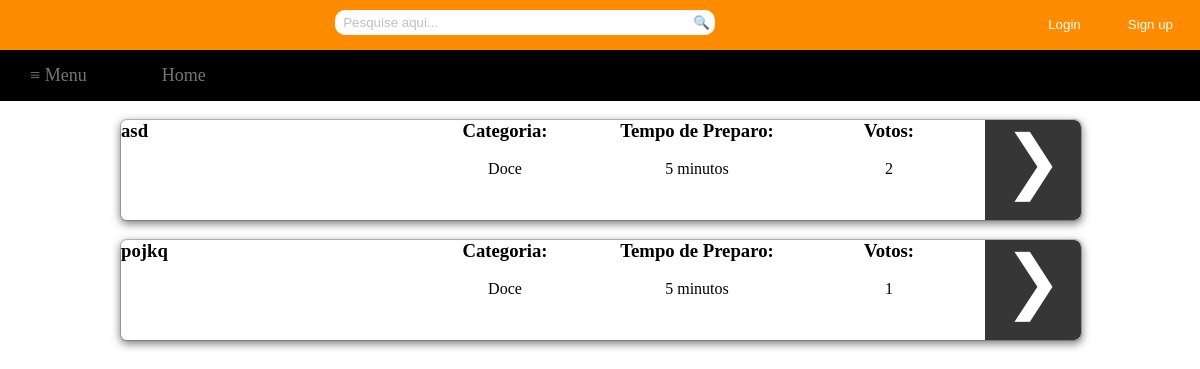
Page /TEX2/Recipes/doces.php on the earlier database version.
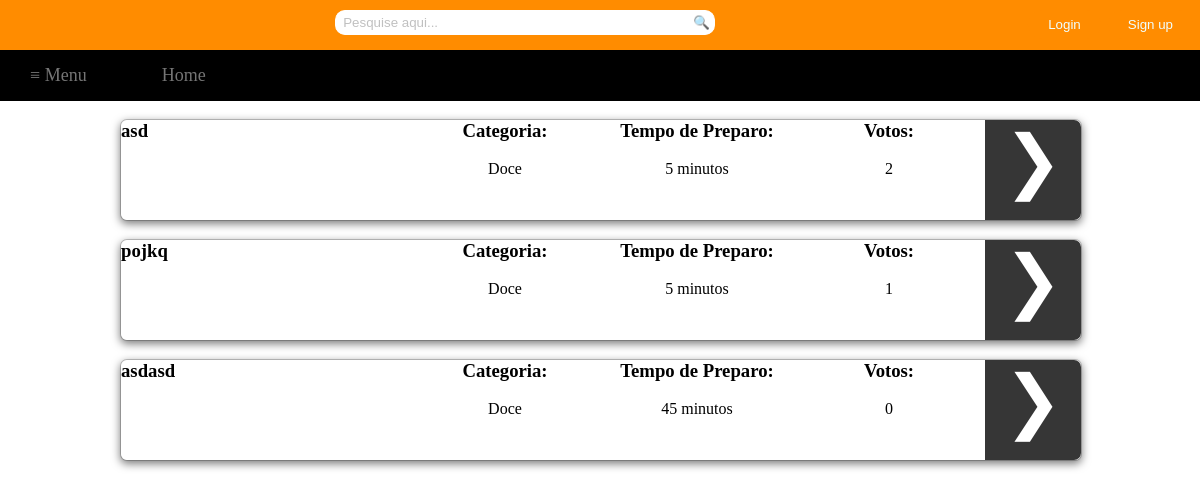
Same page on the later database version.
### tables this page shows
CREATE TABLE `receita` (
  `codReceita` int(11) NOT NULL,
  `nomeReceita` varchar(255) DEFAULT NULL,
  `ingredientes` text,
  `modoPreparo` text,
  `codCategoria` int(11) DEFAULT NULL,
  `codTempo` int(11) DEFAULT NULL,
  `codUsuario` int(11) DEFAULT NULL,
  `totalVotos` int(11) NOT NULL
);

CREATE TABLE `categoria` (
  `codCategoria` int(11) NOT NULL,
  `descCategoria` varchar(255) DEFAULT NULL
);

CREATE TABLE `tempo` (
  `codTempo` int(11) NOT NULL,
  `descTempo` varchar(255) DEFAULT NULL
);

### TEX2/Recipes/doces.php (the view, shortened to what this page needs)
<html>
	<head>
		<link rel="stylesheet" type="text/css" href="../Style/style.css">
		<link rel="stylesheet" type="text/css" href="../Style/receitas.css">
	</head>
	<body>
		<div id="container">
			<div id="topbar">
				<?php
					if(!empty($_COOKIE['login']))
					{
						$name=$_COOKIE['login'];
						echo "<div id='sair'><input type='button' value='Sair' name='sair' onclick='location.href=&quot;../logout.php&quot;'/></div>";
						echo "<div id='bem-vindo'>Seja bem-vindo, $name</div>";
					}
					else
					{
						echo "<div id='btn2'><input type='button' value='Sign up' name='modal' href='#dialog2'/></div> ";
						echo "<div id='btn'><input type='button' value='Login' href='#dialog1' name='modal' /></div>";
					}
				?>
				<div id="search">
					<form method="post" action="../pesquisa.php">
						<div>
							<input type="search" class="searchbox" name="pesquisa" placeholder="  Pesquise aqui...">
							<a href="#">
								<button type="submit" name="submit" class="searchbox1">&#x1f50d;</button>
							</a>
						</div>
					</form>
				</div>
			</div>
			<div id="navbar">
				<?php
					if(!empty($_COOKIE['login']))
					{
						echo "<nav class='drop'>";
						echo "	<ul class='drop1'>";
						echo "	    <li class='dropMain'>";
						echo "	        <a href='#'>&#8801; Menu</a>";
						echo "	        <ul class='drop2'>";
						echo "	            <li>";
						echo "	            	<a href='doces.php'>Doces</a>";
						echo "	            </li>";
						echo "	            <li>";
						echo "	            	<a href='salgados.php'>Salgados</a>";
						echo "	            </li>";
						echo "	            <li>";
						echo "	            	<a href='saladas.php'>Saladas</a>";
						echo "	            </li>";
						echo "	            <li>";
						echo "	            	<a href='alcoolica.php'>Bebidas alcoólicas</a>";
						echo "	            </li>";
						echo "	            <li>";
						echo "	            	<a href='nAlcoolica.php'>Bebidas não alcoólicas</a>";
						echo "	            </li>";
						echo "	            <li>";
						echo "	            	<a href='rapidas.php'>Receitas rápidas(até 30 min)</a>";
						echo "	            </li>";
						echo "	            <li>";
						echo "	            	<a href='../visualizarReceitas.php'>Todas as receitas</a>";
						echo "	            </li>";
						echo "	        </ul>";
						echo "	    </li>";
						echo "		<li class='dropMain'>";
						echo "	        <a href='../index.php'>Home</a>";
						echo "	    </li>";
						echo "	    <li class='dropMain'>";
						echo "	        <a href='../receita.php'>Cadastrar Receita</a>";
						echo "	    </li>";
						echo "	    <li class='dropMain'>";
						echo "	        <a href='../viewReceitasCadastrado.php'>Minhas Receitas</a>";
						echo "	    </li>";
						echo "	</ul>";
						echo "</nav>";
					}
					else
					{
						echo "<nav class='drop'>";
						echo "	<ul class='drop1'>";
						echo "	    <li class='dropMain'>";
						echo "	        <a href='#'>&#8801; Menu</a>";
						echo "	    </li>";
						echo "		<li class='dropMain'>";
						echo "	        <a href='../index.php'>Home</a>";
						echo "	    </li>";
						echo "	</ul>";
						echo "</nav>";
					}
				?>
			</div>
			<div id="main">
				<div id="column_left">
				</div>
				<div id="column_center">
					<?php
						include('../includes/conn.php');
						$query1=mysqli_query($conn,"SELECT codReceita, nomeReceita, codCategoria, codTempo,totalVotos FROM receita WHERE codCategoria LIKE 1 ORDER BY totalVotos desc, nomeReceita asc; ");
						while($query2=mysqli_fetch_array($query1))
						{
							echo "<br /><div id='box'>";
							echo "<div id='left'><h3>".$query2['nomeReceita']."</h3></div>";
							$sql = "SELECT categoria.descCategoria FROM categoria, receita WHERE categoria.codCategoria=receita.codCategoria AND codReceita LIKE ".$query2['codReceita'].";";
							$result = mysqli_query($conn,$sql);
							while ($row = mysqli_fetch_array($result))
							{
								echo "<div id='center1'><center><h3>Categoria:</h3><br />".$row['descCategoria']."</center></div>";
							}
							$sql = "SELECT tempo.descTempo FROM tempo, receita WHERE tempo.codTempo=receita.codTempo AND codReceita LIKE ".$query2['codReceita'].";";
							$result = mysqli_query($conn,$sql);
							while ($row = mysqli_fetch_array($result))
							{
								echo "<div id='center2'><center><h3>Tempo de Preparo:</h3><br />".$row['descTempo']."</center></div>";
							}
							echo "<div id='center3'><center><h3>Votos:</h3><br />".$query2['totalVotos']."</center></div>";
							echo "<div id='right'><center><a class='visualizar' value='&#10095;' href='../visualizar.php?codReceita=".$query2['codReceita']."'>&#10095;</a></center></div>";
							echo "</div>";
						}
					?>
				</div>
				<div id="column_right">
				</div>
			</div>
		</div>
	</body>
</html>

Differences in the rows shown:
added receita: nomeReceita "asdasd", totalVotos "0", categoria (descCategoria "Doce")
now on this page (row unchanged): tempo: descTempo "45 minutos", shown under "asdasd"
